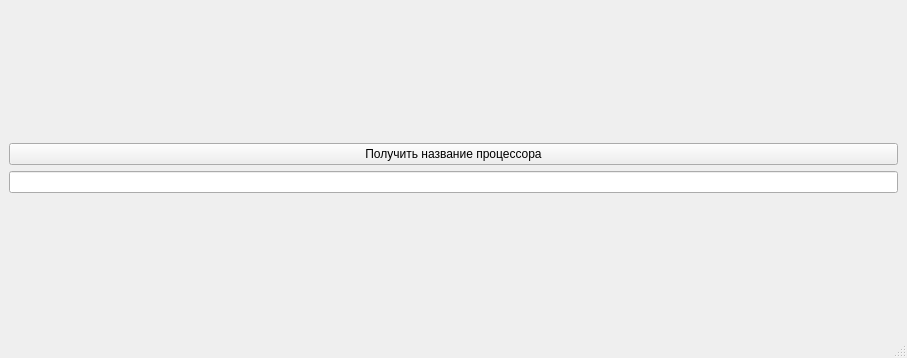
<?xml version="1.0" encoding="UTF-8"?>
<ui version="4.0">
 <class>MainWindow</class>
 <widget class="QMainWindow" name="MainWindow">
  <property name="geometry">
   <rect>
    <x>0</x>
    <y>0</y>
    <width>907</width>
    <height>358</height>
   </rect>
  </property>
  <property name="windowTitle">
   <string>MainWindow</string>
  </property>
  <widget class="QWidget" name="centralwidget">
   <layout class="QVBoxLayout" name="verticalLayout_2">
    <item>
     <layout class="QVBoxLayout" name="verticalLayout">
      <item>
       <widget class="QPushButton" name="pushButton">
        <property name="text">
         <string>Получить название процессора</string>
        </property>
       </widget>
      </item>
      <item>
       <widget class="QLineEdit" name="lineEdit"/>
      </item>
     </layout>
    </item>
   </layout>
  </widget>
  <widget class="QMenuBar" name="menubar">
   <property name="geometry">
    <rect>
     <x>0</x>
     <y>0</y>
     <width>907</width>
     <height>22</height>
    </rect>
   </property>
  </widget>
  <widget class="QStatusBar" name="statusbar"/>
 </widget>
 <resources/>
 <connections/>
</ui>
